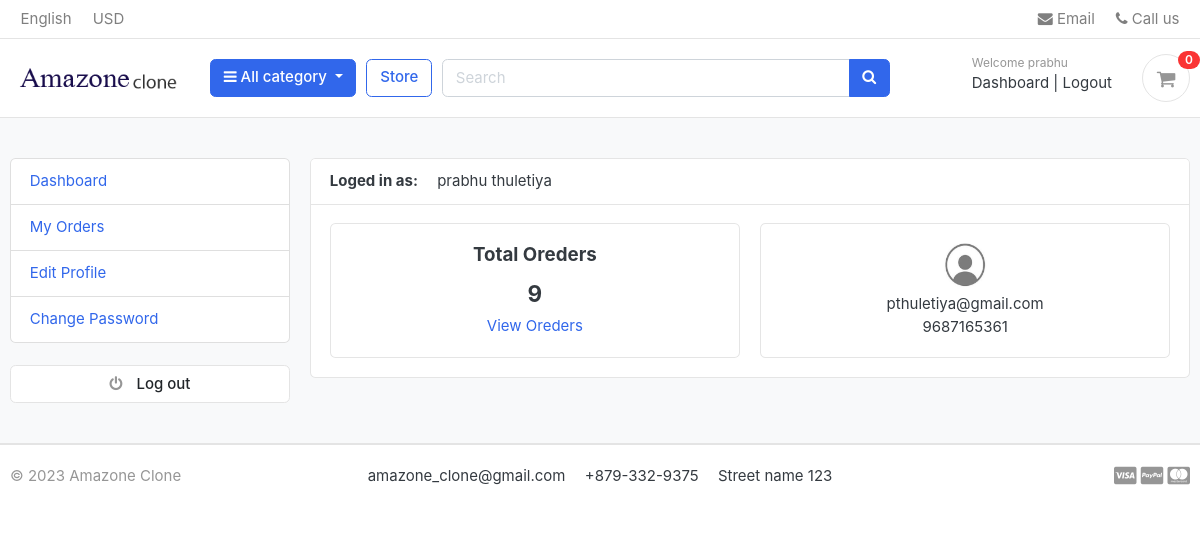
/accounts/dashboard/ (signed in), run on the app's committed database.
### accounts/models.py (models this page shows, shortened)
class Account(AbstractBaseUser):
    first_name   = models.CharField(max_length=100)
    last_name    = models.CharField(max_length=100)
    username     = models.CharField(max_length=100, unique=True)
    phone_number = models.CharField(max_length=50)
    email        = models.EmailField(max_length=100, unique=True)
    date_joined   = models.DateTimeField(auto_now_add=True)
    last_login    = models.DateTimeField(auto_now_add=True)
    is_admin      = models.BooleanField(default=False)
    is_staff      = models.BooleanField(default=False)
    is_active     = models.BooleanField(default=False)
    is_superadmin = models.BooleanField(default=False)
    USERNAME_FIELD  = 'email'
    REQUIRED_FIELDS = ['username', 'first_name', 'last_name']
    objects = MyAccountManager()
    def fullname(self):
        return f"{self.first_name} {self.last_name}"

class UserProfile(models.Model):
    user = models.OneToOneField(Account, on_delete=models.CASCADE)
    address_line_1 = models.CharField(blank=True, max_length=100)
    address_line_2 = models.CharField(blank=True, max_length=100)
    profile_picture = models.ImageField(blank=True, upload_to='userprofile')
    city = models.CharField(blank=True, max_length=20)
    state = models.CharField(blank=True, max_length=20)
    country = models.CharField(blank=True, max_length=20)

### accounts/views.py (the view)
# urls.py: path('dashboard/', views.dashboard, name='dashboard'),
@login_required(login_url='login')
def dashboard(request):
    orders = Order.objects.order_by('-created_at').filter(user_id=request.user.id, is_ordered=True)
    orders_count = orders.count()
    userprofile = UserProfile.objects.get(user_id=request.user.id)
    context = {
        'orders_count' : orders_count,
        'userprofile' : userprofile,
    }
    return render(request, 'account/dashboard.html', context)

### carts/context_processors.py (called while the page is built)
def counter(request):
    cart_count = 0
    if 'admin' in request.path:
        return{}
    else:
        try:
            cart = Cart.objects.filter(cart_id=_cart_id(request))
            if request.user.is_authenticated:
                cart_items = CartItem.objects.all().filter(user=request.user)
            else:
                cart_items = CartItem.objects.all().filter(cart=cart[:1])
            for cart_item in cart_items:
                cart_count += cart_item.quantity
        except Cart.DoesNotExist:
            cart_count = 0
    return dict(cart_count=cart_count)

### carts/views.py (called while the page is built)
def _cart_id(request):
    cart = request.session.session_key
    if not cart:
        cart = request.session.create()
    return cart

### category/context_processors.py (called while the page is built)
def menu_links(request):
    links = Category.objects.all()
    return dict(links=links)

### category/models.py (called while the page is built)
    def get_url(self):
        return reverse('products_by_category', args=[self.slug])

### templates/account/dashboard.html (shortened to what this page needs)
{% extends 'base.html' %}
{% block content %}
<section class="section-conten padding-y bg">
    <div class="container">
        <div class="row">
            {% include 'includes/dashboard_sidebar.html' %}
            <main class="col-md-9">
                <article class="card">
                <header class="card-header">
                    <strong class="d-inline-block mr-3">Loged in as: </strong>
                    <span> {{ user.fullname }} </span>
                </header>
                <div class="card-body">
                    <div class="row">
                         <div class="col-md-6">
                            <div class="card" style="text-align:center;">
                                <div class="card-body">
                                    <h5 class="card-title">Total Oreders</h5>
                                    <h4>{{orders_count}}</h4>
                                    <a href="{% url 'my_orders' %}">View Oreders</a>
                                </div>
                            </div>
                        </div>
                        <div class="col-md-6">
                            <div class="card" style="text-align:center;">
                                <div class="card-body">
                                    <img src="{{userprofile.profile_picture.url}}" alt="User Profile Pictures" width="60" height="50" style="border-radius:50%;">
                                    <p class="mb-0"> {{ user.email }} </p>
                                    <p> {{ user.phone_number }} </p>
                                </div>
                            </div>
                    </div>
                </div>
                </div>
                </article>
            </main>
        </div>
    </div>
    </section>
{% endblock  %}

### templates/includes/navbar.html (shortened to what this page needs)
{%load static%}
<header class="section-header">
    <nav class="navbar p-md-0 navbar-expand-sm navbar-light border-bottom">
    <div class="container">
      <div class="collapse navbar-collapse" id="navbarTop4">
        <ul class="navbar-nav mr-auto">
            <li class="nav-item dropdown">
                 <a href="#" class="nav-link">   English </a>
            </li>
            <li class="nav-item dropdown">
                <a href="#" class="nav-link"> USD </a>
            </li>
        </ul>
        <ul class="navbar-nav">
            <li><a href="#" class="nav-link"> <i class="fa fa-envelope"></i> Email </a></li>
            <li><a href="#" class="nav-link"> <i class="fa fa-phone"></i> Call us </a></li>
        </ul>
      </div>
    </div>
    </nav>
    <section class="header-main border-bottom">
        <div class="container">
    <div class="row align-items-center">
        <div class="col-lg-2 col-md-3 col-6">
            <a href="{% url 'home' %}" class="brand-wrap">
                <img class="logo"  src="{% static './images/logo.png' %}">
            </a>
        </div>
        <div class="col-lg col-sm col-md col-6 flex-grow-0">
            <div class="category-wrap dropdown d-inline-block float-right">
                <button type="button" class="btn btn-primary dropdown-toggle" data-toggle="dropdown">
                    <i class="fa fa-bars"></i> All category
                </button>
            </div>
        </div>
        <a href="{% url 'store' %}" class="btn btn-outline-primary">Store</a>
        <div class="col-lg  col-md-6 col-sm-12 col">
            <form action="{% url 'search' %}" class="search" method="GET">
                <div class="input-group w-100">
                    <input type="text" class="form-control" style="width:60%;" placeholder="Search" name="keyword">
                    <div class="input-group-append">
                      <button class="btn btn-primary" type="submit">
                        <i class="fa fa-search"></i>
                      </button>
                    </div>
                </div>
            </form>
        </div>
        <div class="col-lg-3 col-sm-6 col-8 order-2 order-lg-3">
                    <div class="d-flex justify-content-end mb-3 mb-lg-0">
                        {% if user.id is None %}
                            <div class="widget-header">
                                <small class="title text-muted">Welcome guest!</small>
                                <div>
                                    <a href="{% url 'login' %}">Sign in</a> <span class="dark-transp"> | </span>
                                    <a href="./register.html"> Register</a>
                                </div>
                            </div>
                        {% else %}
                            <div class="widget-header">
                                <small class="title text-muted">Welcome {{user.first_name}}</small>
                                <div>
                                    <a href="{% url 'dashboard' %}">Dashboard</a> <span class="dark-transp"> | </span>
                                    <a href="{% url 'logout' %}">Logout</a>
                                </div>
                            </div>
                        {% endif %}
                        <a href="{% url 'cart' %}" class="widget-header pl-3 ml-3">
                            <div class="icon icon-sm rounded-circle border"><i class="fa fa-shopping-cart"></i></div>
                            <span class="badge badge-pill badge-danger notify">{{ cart_count }}</span>
                        </a>
                    </div>
                </div>
    </div>
        </div>
    </section>
    </header>

### static/css/ui.css (style rules this page uses)
html { font-family: "Inter", sans-serif; font-size: 15px; }
.icon-xs, .icon-sm, .icon-md, .icon-lg { display: inline-block; text-align: center; flex-shrink: 0; flex-grow: 0; }
.icon-sm { width: 48px; height: 48px; line-height: 48px !important; font-size: 20px; }
.padding-y { padding-top: 40px; padding-bottom: 40px; }
article:after, .form-group:after { display: block; clear: both; content: ""; }
.bg { background-color: #f8f9fa; }
p:last-child { margin-bottom: 0; }
.header-main { position: relative; padding-top: 1rem; padding-bottom: 1rem; }
.brand-wrap .logo, .navbar-brand .logo { margin-right: 7px; max-height: 42px; display: inline-block; }
.widget-header { display: inline-block; vertical-align: middle; position: relative; }
.widget-header a { color: #343a40; }
.widget-header i { color: #969696; }
.widget-header .title { display: block; }
.widget-header .notify { position: absolute; top: -3px; right: -10px; }
.notify { position: absolute; top: -4px; right: -10px; display: inline-block; padding: 0.25em 0.6em; font-size: 12px; line-height: 1; text-align: center; border-radius: 3rem; color: #fff; background-color: #fa3434; }

### data on the page
Account: first_name "prabhu", fullname "prabhu thuletiya", email "pthuletiya@gmail.com", phone_number "9687165361"
UserProfile: profile_picture (picture)

### other printed values
{{ cart_count }} "0"
{{ orders_count }} "9"
